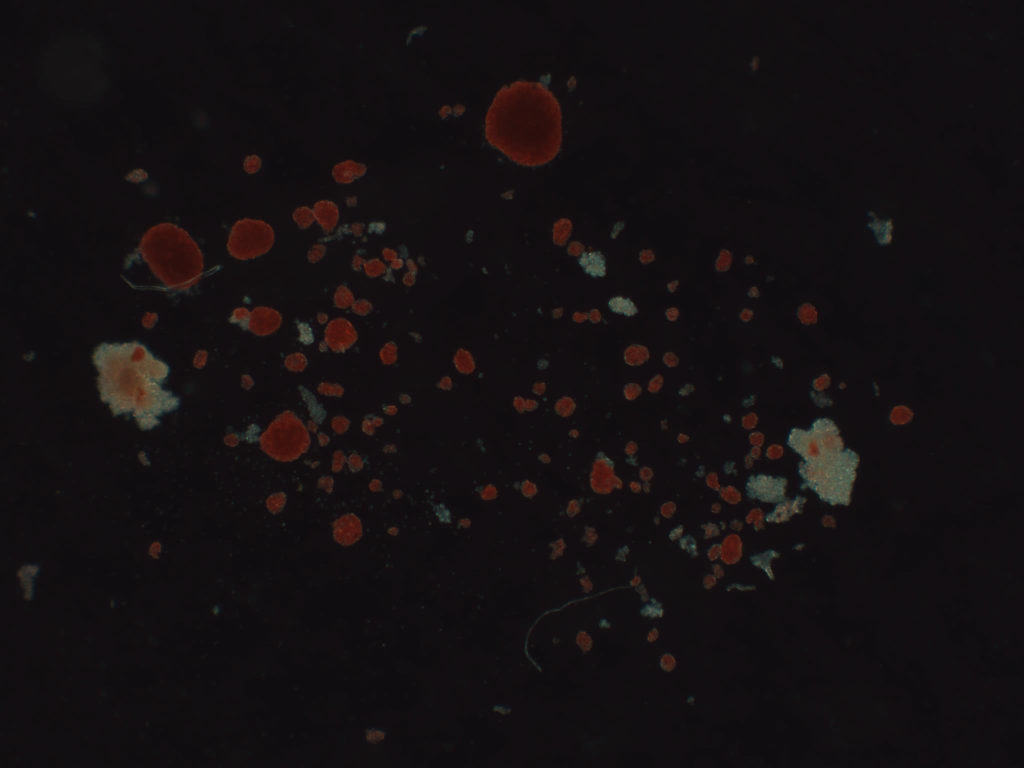
#> input picture sample_data/iz181207d0_C1V1_2x1000x.jpg, 2048 x 1536 px (shown at 1/2 size)
$ python -i calcs.py   (imports and definitions only)   (older library calls are emulated)
#> lines starting #> are read from the running program, lines starting #| are printed output that depends on the picture
import cv2
import math
import os

IE = 1.767145
UMPX = 3.7

def plotGray(img):
  im = cv2.cvtColor(img, cv2.COLOR_GRAY2RGB)
  plt.imshow(im)

def findContours(img):
  if (cv2.__version__ == '4.1.1'):
    contours, hier = cv2.findContours(img, cv2.RETR_EXTERNAL, cv2.CHAIN_APPROX_SIMPLE)
    return contours
  else:
    _, contours, _ = cv2.findContours(img, cv2.RETR_EXTERNAL, cv2.CHAIN_APPROX_SIMPLE)
    return contours


# [18 lines left out: functions calcIslets, calcEllipseArea, not called in this run]

def contourArea(cont, ie = IE, umpx=UMPX):
  area = cv2.contourArea(cont)
  return area * umpx * ie

# [37 lines left out: functions calcEllipseVolume, batchCalc, not called in this run]

def calcPurity(img):
  mask_islets = cv2.inRange(img, 255, 255)
  mask_exo = cv2.inRange(img, 1, 254)
  contours_islets = findContours(mask_islets)
  contours_exo = findContours(mask_exo)
  islets_area = sum([contourArea(cont) for cont in contours_islets])
  exo_area = sum([contourArea(cont) for cont in contours_exo])

  return islets_area / (islets_area +  exo_area)


def pil2cv(pil_img):
  return cv2.cvtColor(np.array(pil_img), cv2.COLOR_RGB2GRAY)

>>> import cv2
>>> picture = cv2.imread('sample_data/iz181207d0_C1V1_2x1000x.jpg', cv2.IMREAD_GRAYSCALE)
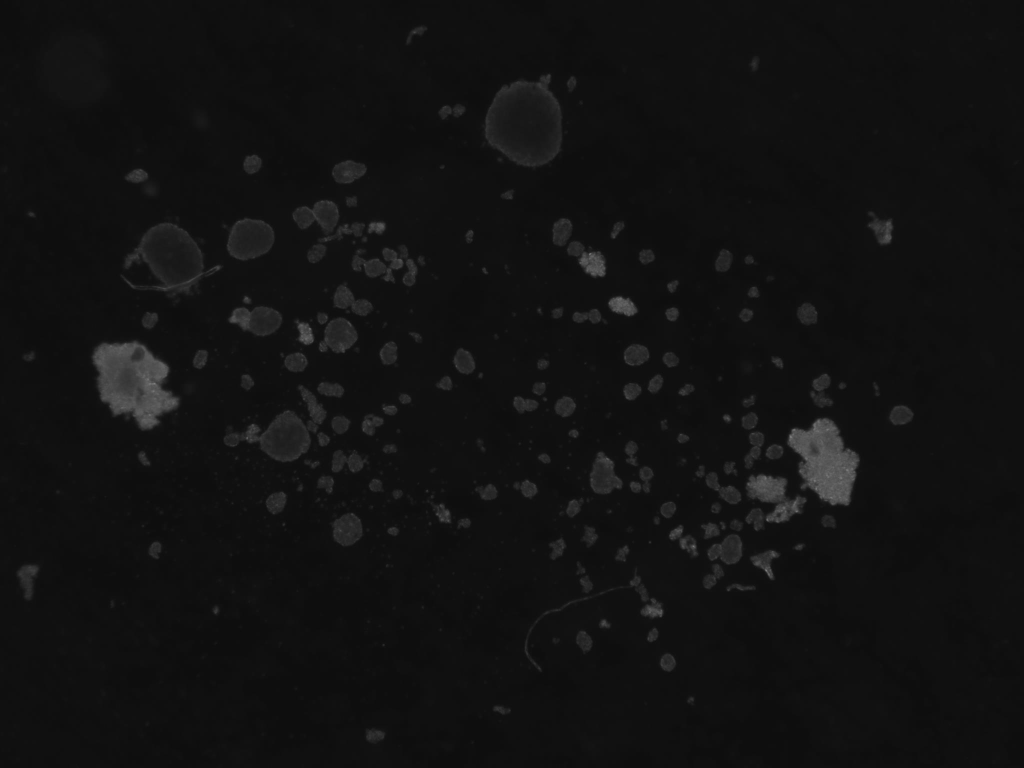
#> picture: shape (1536, 2048) (shown at 1/2 size); min 11, max 138, mean 18
>>> result = calcPurity(picture)
#> in calcPurity, `mask_islets = cv2.inRange(img, 255, 255)`: mask_islets: shape (1536, 2048); every value is 0
#> in calcPurity, `mask_exo = cv2.inRange(img, 1, 254)`: mask_exo: shape (1536, 2048); every value is 255
#> in findContours, `_, contours, _ = cv2.findContours(img, cv2.RETR_EXTERNAL, cv2.CHAIN_AP..`: contours = []
#> in calcPurity, `contours_exo = findContours(mask_exo)`: contours_exo = [[[0, 0], [0, 1535], [2047, 1535], [2047, 0]]]
#> in calcPurity, `islets_area = sum([contourArea(cont) for cont in contours_islets])`: islets_area = 0
#> in calcPurity, `exo_area = sum([contourArea(cont) for cont in contours_exo])`: exo_area = 20544715.6
#> result = 0

$ run again, on sample_data/iz181207d0_C1V4_2x1000x.jpg
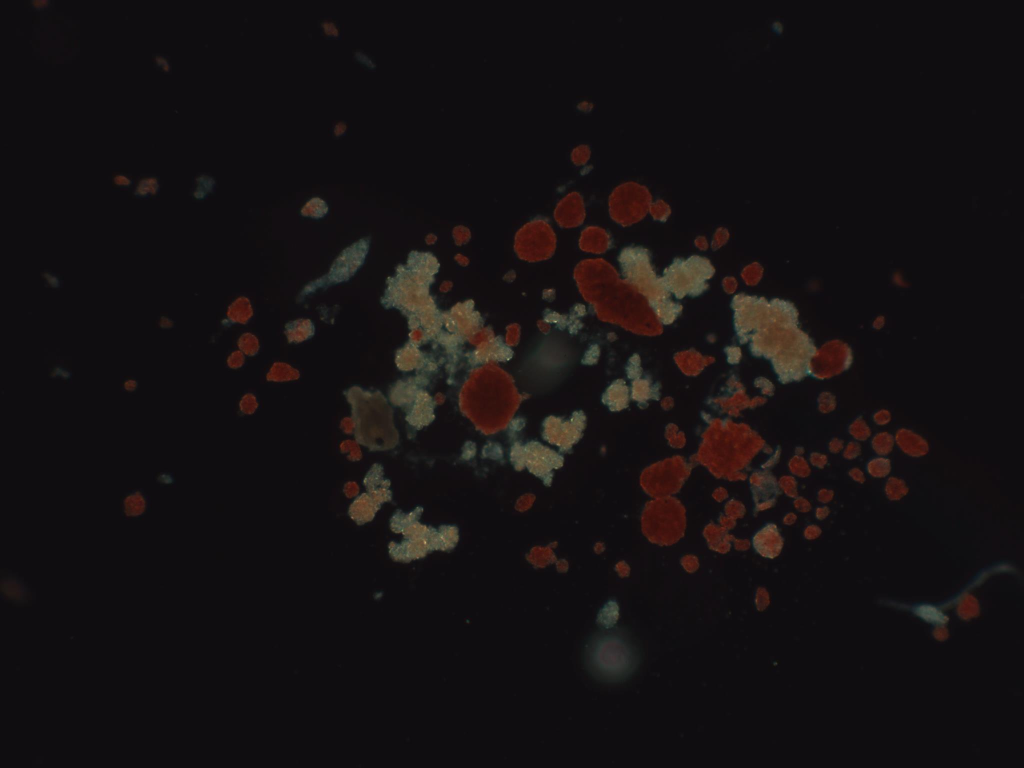
#> input picture sample_data/iz181207d0_C1V4_2x1000x.jpg, 2048 x 1536 px (shown at 1/2 size)
#> `picture = cv2.imread('sample_data/iz181207d0_C1V1_2x1000x.jpg', cv2.IM..`:
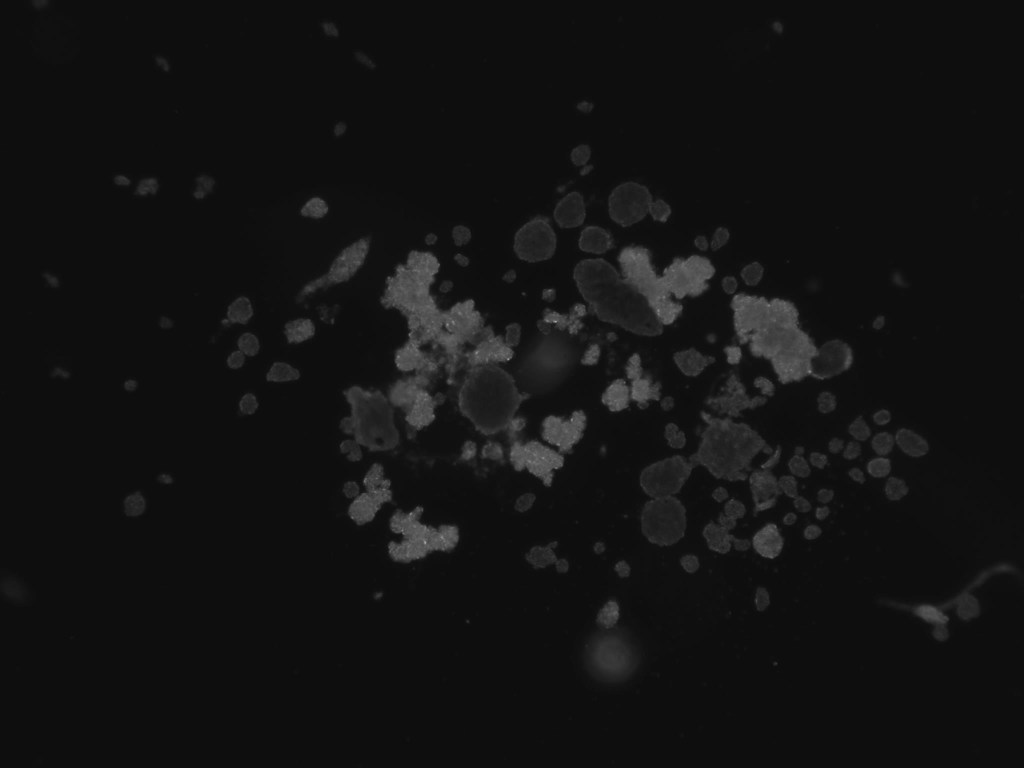
#> picture: shape (1536, 2048) (shown at 1/2 size); min 10, max 196, mean 18.5
#> mask_islets: shape (1536, 2048); every value is 0
#> mask_exo: shape (1536, 2048); every value is 255
#> contours = []
#> contours_exo = [[[0, 0], [0, 1535], [2047, 1535], [2047, 0]]]
#> islets_area = 0
#> exo_area = 20544715.6
#> result = 0
